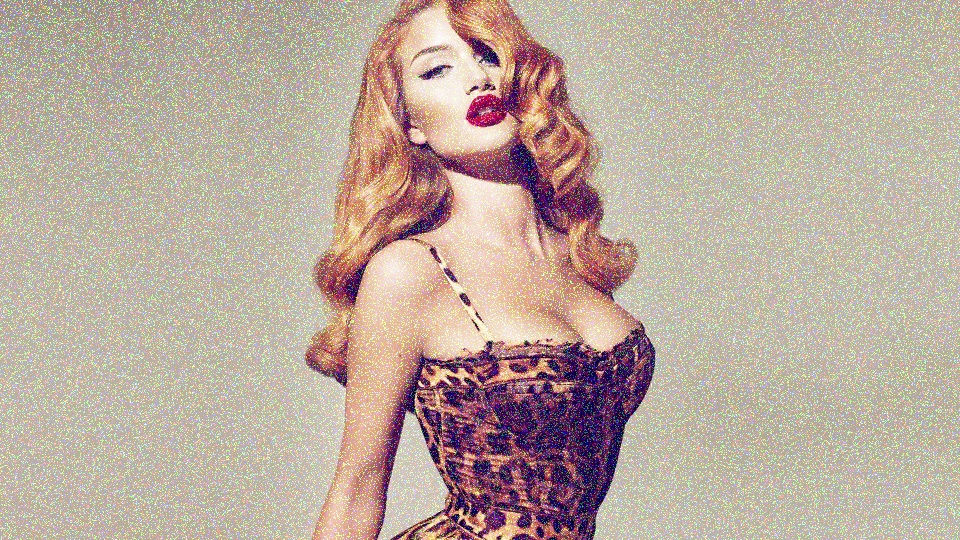
#> input picture OpenCV/images/132.jpg, 960 x 540 px, given in place of 30.jpg, which was not available
$ python '8. draw_hist.py'
#> lines starting #> are read from the running program, lines starting #| are printed output that depends on the picture; after the words box and inside, x2 and y2 are one past the last pixel; in counts of white or black regions, pixels touching at a corner belong together; pictures that were not available may be replaced by others from this repository, and a replacement may not be noted
import cv2
import matplotlib.pyplot as plt
import numpy as np

'绘制直方图'
# 1）以为直方图, 要使用plt.plot()进行显示，都是一堆像素点
img = cv2.imread("../images/30.jpg")  # 草坪的小图
#> img is the input picture: shape (540, 960, 3); mean B, G, R 158.6, 171, 187
gray = cv2.cvtColor(img, cv2.COLOR_BGR2GRAY)  # 转成灰度图
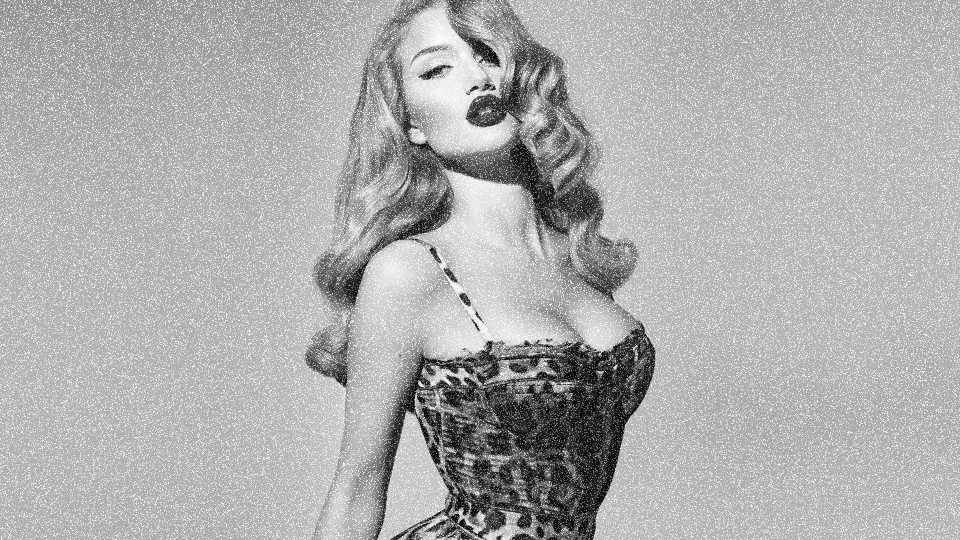
#> gray: shape (540, 960); min 5, max 255, mean 174.4
print(gray.shape)  # (59, 130)
#| (540, 960)
# 绘制灰度图的直方图
hist_gray = cv2.calcHist(images=[gray], channels=[0], mask=None, histSize=[256], ranges=[0, 255])
#> hist_gray = 256 values, max 18768 at index 177, min 0 at index 0, mean 2024.9
print(hist_gray.shape)  # (256, 1)
#| (256, 1)
# 绘制单通道B的直方图
hist_B = cv2.calcHist([img], channels=[0], mask=None, histSize=[256], ranges=[0, 255])
#> hist_B = 256 values, max 8509 at index 158, min 0 at index 255, mean 2024.1
# 绘制单通道G的直方图
hist_G = cv2.calcHist([img], channels=[1], mask=None, histSize=[256], ranges=[0, 255])
#> hist_G = 256 values, max 14161 at index 177, min 0 at index 255, mean 2020.8
# 绘制单通道R的直方图
hist_R = cv2.calcHist([img], channels=[2], mask=None, histSize=[256], ranges=[0, 255])
#> hist_R = 256 values, max 11137 at index 183, min 0 at index 255, mean 1976.6
# [9 lines of commented-out code are left out]
img = cv2.imread("../images/1.jpg")
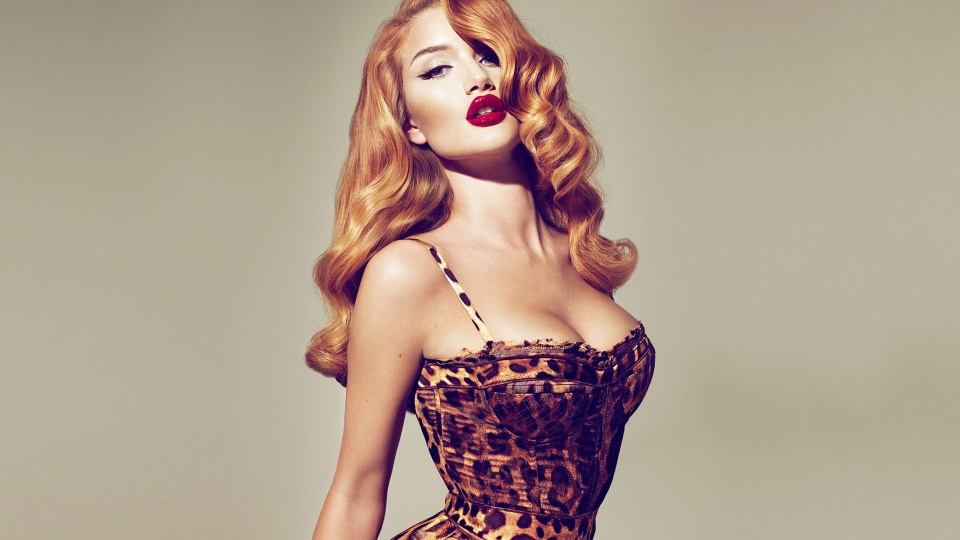
#> input picture OpenCV/images/1.jpg, 960 x 540 px
#> img is the input picture: shape (540, 960, 3); mean B, G, R 142.1, 157.1, 175.2
# img = cv2.cvtColor(img, cv2.COLOR_BGR2RGB)
# print(type(img)) # <class 'numpy.ndarray'>
hsv = cv2.cvtColor(img, cv2.COLOR_BGR2HSV)
#> hsv: shape (540, 960, 3); mean H, S, V 34.6, 61.2, 176.1

# 绘制2D直方图
hist_hsv = cv2.calcHist([hsv], channels=[0, 1], mask=None, histSize=[180, 256], ranges=[0, 180, 0, 255])  # ????

# plt.imshow(hsv)
# # plt.plot("hist_hsv", hist_hsv)
# plt.axis('off')
# plt.show()
cv2.imshow("hist_hsv", hist_hsv)
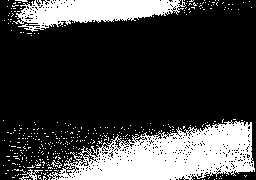
#> window 'hist_hsv': shape (180, 256); 24.3% white; 364 white regions (360 under 20 px), largest, box (x1, y1, x2, y2) and area: (47, 120, 255, 180) 7263, (13, 0, 186, 32) 3167, (19, 169, 43, 180) 82, (51, 160, 62, 168) 33
cv2.waitKey(0)
cv2.destroyAllWindows()
